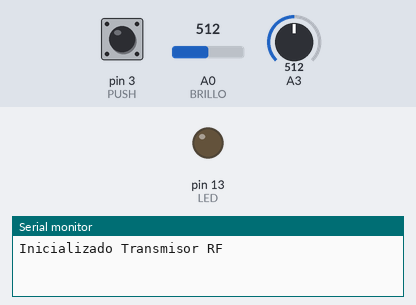
The sketch below on a simulated Arduino Uno, built with avr-gcc and run on an emulated ATmega328P. Shown: output pins drawn as LEDs (lit = HIGH), the last lines printed to the serial monitor. Inputs (shaded band) come from the test bench; at power-on: pin 3 (PUSH) HIGH, A0 (BRILLO) = 512, A3 = 512. No radio packets arrive unless stated.

Above: at 1.2 s.
1.3 s: pin 3 (PUSH) pulled LOW for 1 s
At 1.86 s:
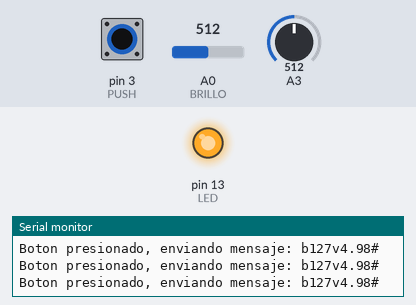
4.3 s: pin 3 (PUSH) pulled LOW for 3.2 s
At 7.9 s:
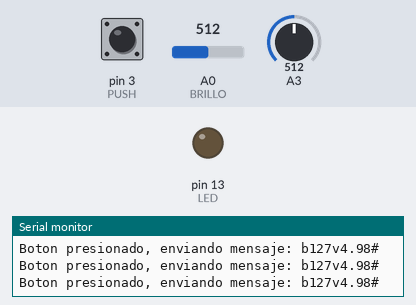
Timing chart, 0 to 9.4 s (numbered marks = the images above; inputs shaded):
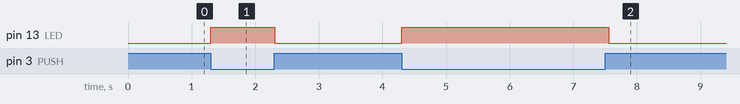

Measured:
- after the input at 1.3 s, pin 13 (LED): LOW → HIGH at once, → LOW 1.0 s later
- after the input at 4.3 s, pin 13 (LED): LOW → HIGH at once, → LOW 3.3 s later

The sketch:

Transmisor_433MHz.ino
```cpp
/*
  Project :Transmisor_433MHz con Arduino
  Version : 1.0
  Date    : 24/05/2021 - 25/05/2021
  Author  : CARLOS ANDRES BETANCOURT PEREZ
  Company : CaliBeta
  Comments:
  Chip type               : ATmega328P-AU
  Program type            : Application
  AVR Core Clock frequency: 16.000000 MHz
  Memory model            : Small
  External RAM size       : 0
  ------------------------------------------------------------
  Conexiones electricas
  Revisar los diagramas de Fritzing
  //----------------------------------------------------------*/

//Incluimos las librerias necesarias
#include <VirtualWire.h>    //Libreria modulos RF 433MHz
#include "Config.h"         //Cabecera de configuracion
//----------------------------------------------------------

//Configuracion
void setup() {
  Serial.begin(115200);	  //Para debugging
  Serial.println("Inicializado Transmisor RF");

  //Configuramos los parametros del modulo RF
  vw_setup(BAUDRATE);	   //tasa de bits por segundo
  vw_set_tx_pin(DATA);   //Pin de datos del modulo transmisor

  //Set pins as input for buttons
  pinMode(PUSH, INPUT_PULLUP);
  pinMode (LED, OUTPUT);

  //Estado inicial de los pines
  digitalWrite(LED, LOW);
}
//----------------------------------------------------------

//Funcion principal
void loop() {
  if (digitalRead(PUSH) == LOW) {
    digitalWrite(LED, HIGH);  //ENcendemos el led mientras se envian datos

    int brillo = analogRead(BRILLO);
    brillo = map(brillo, 0, 1023, 0, 255);
    float vbat = leerADC(VBAT, VCC, OFFSET, true);

    char buf[VW_MAX_MESSAGE_LEN]; // Cadena para enviar
    String str = "";

    //convertimos el int a String y agregamos un inicio de trama
    str = "b" + String(brillo);
    //Convertimos el float a String y agregamos un fin de trama
    str += "v" + String(vbat) + "#";
    str.toCharArray(buf, sizeof(buf)); //convertimos el String en un array
    tx_debug(buf); //Mensaje de salida al monitor serial para debugging
    vw_send((uint8_t *)buf, strlen(buf));//Enviamos los datos
    vw_wait_tx(); //Esperamos hasta que el mensaje se envie

    digitalWrite(LED, LOW); //Apagamos el LED de estatus
  }
}
//----------------------------------------------------------
```

Funciones.ino
```cpp
float leerADC(uint8_t pin, float vMax, int offset, bool divisor) {
  int adc = 0;
  int suma = 0;

  for (int i = 0; i < LECTURAS; i++) {
    adc = analogRead(pin) + offset;
    suma += adc;
    delay(5);
  }

  int adcProm = suma / LECTURAS;
  float vAdc = (adc * vMax) / 1024;
  float vBat = vAdc / (R2 / (R1 + R2));

  if (divisor == false) {
    return vAdc;
  }
  else {
    return vBat;
  }
}
//-------------------------------------------------------------

//Para debugging por puerto serie
void tx_debug(char *temp_msg) {
  //output to serial monitor to indicate which button pressed
  Serial.print("Boton presionado, enviando mensaje: ");
  Serial.println(temp_msg);
}
//-------------------------------------------------------------
```

Config.h
```cpp
#ifndef __Config_H__
#define __COnfig_H__

//Pulsador
#define PUSH          3     //Pulsador para envio de datos

//Pines analogos
#define VBAT          A3    //Medidor voltaje bateria
#define BRILLO        A0    //Brillo del led a controlar

//LED indicador
#define LED           13    //led Estado del transmisor

//Enlace RF 433MHz
#define DATA          4     //pin de datos
#define BAUDRATE      2000  //velocidad de transmision bits/seg, max=4800

//Medidor bateria
#define LECTURAS      10      //Numero de lecturas para el promedio
#define VBAT_MAX      9.0     //Maximo voltaje bateria Li-Po al 100%
#define VBAT_MIN      6.3     //Minimo voltaje bateria Li-Po al 0%
#define OFFSET        -1      //Nivel de offset para calibar el ADC
#define VCC           4.99    //Voltaje de alimentacion del MCU
#define R1            2500.0  //Resistencia serie a Vin
#define R2            2500.0  //Resistencia serie a GND

#endif
```
